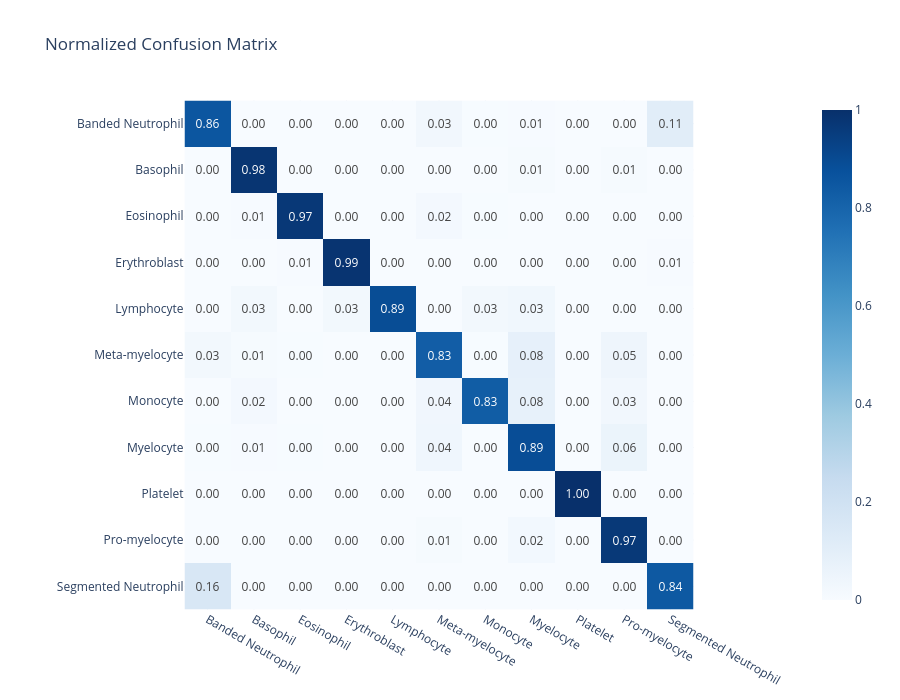

Notebook source saved alongside this figure:
### Markdown cell above
<style>
/* ===== PROJECT GLOBAL STYLE ===== */
.eda-intro {
    direction: rtl;
    text-align: right;
    font-family: 'Arial', sans-serif;
    margin: 30px auto;
    max-width: 1400px;
}

.eda-container {
    background: #E3F2FD;
    border-radius: 10px;
    padding: 22px;
    margin-bottom: 18px;
    border: 1.5px solid #90CAF9;
}

.eda-title {
    color: #1565C0;
    border-right: 4px solid #42A5F5;
    padding-right: 14px;
    margin-bottom: 18px;
    font-size: 1.55em;
    font-weight: bold;
}

.eda-text-box {
    background: #F1F8FF;
    padding: 14px 16px;
    margin: 12px 0;
    border-radius: 8px;
    border-right: 3px solid #64B5F6;
    color: #0D47A1;
    line-height: 1.9;
    font-size: 0.98em;
}

.eda-highlight {
    color: #1565C0;
    font-weight: bold;
}

.eda-note {
    color: #0D47A1;
    font-weight: bold;
    margin-top: 20px;
    padding: 12px;
    background-color: #E3F2FD;
    border: 1.5px dashed #64B5F6;
    border-radius: 8px;
    text-align: center;
    font-size: 0.95em;
}
</style>

<div class="eda-intro">

<div class="eda-container">
    <div class="eda-title">📊 تقييم النموذج باستخدام مصفوفة الالتباس</div>
    <div class="eda-text-box">
        في هذه الخلية يتم تحميل
        <span class="eda-highlight">أفضل نسخة من النموذج</span>
        التي تم حفظها أثناء التدريب، ثم استخدامها لإجراء
        التنبؤات على مجموعة بيانات الاختبار.
    </div>
    <div class="eda-text-box">
        يتم استخراج القيم الحقيقية والمتوقعة للفئات،
        ومن ثم حساب
        <span class="eda-highlight">مصفوفة الالتباس</span>
        ونسختها المطبّعة، مما يساعد على تحليل أداء
        النموذج لكل فئة بشكل مستقل.
    </div>
    <div class="eda-text-box">
        أخيرًا يتم عرض مصفوفة الالتباس المطبّعة باستخدام
        <span class="eda-highlight">Plotly</span>،
        لتوفير تمثيل بصري واضح يسهّل تفسير
        الأخطاء ونقاط القوة في النموذج.
    </div>

</div>

<div class="eda-note">
    ℹ️ تساعد مصفوفة الالتباس في فهم سلوك النموذج وتحديد الفئات التي تحتاج إلى تحسين.
</div>

</div>

### Code cell
model = tf.keras.models.load_model(MODEL_PATH)

y_true = []
y_pred = []

for x,y in test_ds:
    preds = model.predict(x)
    y_true.extend(tf.argmax(y, axis=1).numpy())
    y_pred.extend(tf.argmax(preds, axis=1).numpy())

cm = confusion_matrix(y_true, y_pred)
cm_norm = cm / cm.sum(axis=1, keepdims=True)

fig = px.imshow(
    cm_norm,
    x=class_names,
    y=class_names,
    text_auto=".2f",
    color_continuous_scale="Blues",
    title="Normalized Confusion Matrix"
)
fig.update_layout(template="plotly_white", height=700)
fig.show()

### Figure 1 — Plotly figure (JSON) as saved in the notebook; plotly's stock layout.template omitted (floating-point values rounded to 4 significant figures)
{"data": [{"coloraxis": "coloraxis", "hovertemplate": "x: %{x}<br>y: %{y}<br>color: %{z}<extra></extra>", "name": "0", "texttemplate": "%{z:.2f}", "type": "heatmap", "x": ["Banded Neutrophil", "Basophil", "Eosinophil", "Erythroblast", "Lymphocyte", "Meta-myelocyte", "Monocyte", "Myelocyte", "Platelet", "Pro-myelocyte", "Segmented Neutrophil"], "xaxis": "x", "y": ["Banded Neutrophil", "Basophil", "Eosinophil", "Erythroblast", "Lymphocyte", "Meta-myelocyte", "Monocyte", "Myelocyte", "Platelet", "Pro-myelocyte", "Segmented Neutrophil"], "yaxis": "y", "z": [[0.8564, 0.0, 0.0, 0.0, 0.0, 0.02762, 0.002762, 0.005525, 0.0, 0.0, 0.1077], [0.0, 0.9821, 0.0, 0.0, 0.0, 0.0, 0.0, 0.008929, 0.0, 0.008929, 0.0], [0.0, 0.006826, 0.9693, 0.0, 0.0, 0.02048, 0.003413, 0.0, 0.0, 0.0, 0.0], [0.0, 0.0, 0.007407, 0.9852, 0.0, 0.0, 0.0, 0.0, 0.0, 0.0, 0.007407], [0.0, 0.025, 0.0, 0.025, 0.8917, 0.0, 0.025, 0.03333, 0.0, 0.0, 0.0], [0.02667, 0.01, 0.003333, 0.0, 0.0, 0.8267, 0.003333, 0.08333, 0.0, 0.04667, 0.0], [0.0, 0.02222, 0.0, 0.0, 0.0, 0.03704, 0.8296, 0.08148, 0.0, 0.02963, 0.0], [0.003195, 0.00639, 0.003195, 0.0, 0.0, 0.03834, 0.0, 0.8914, 0.0, 0.05751, 0.0], [0.0, 0.0, 0.0, 0.0, 0.0, 0.0, 0.0, 0.0, 1.0, 0.0, 0.0], [0.0, 0.0, 0.0, 0.0, 0.0, 0.009967, 0.0, 0.02326, 0.0, 0.9668, 0.0], [0.1575, 0.0, 0.0, 0.0, 0.0, 0.0, 0.0, 0.0, 0.0, 0.0, 0.8425]]}], "layout": {"coloraxis": {"colorscale": [[0, "rgb(247,251,255)"], [0.125, "rgb(222,235,247)"], [0.25, "rgb(198,219,239)"], [0.375, "rgb(158,202,225)"], [0.5, "rgb(107,174,214)"], [0.625, "rgb(66,146,198)"], [0.75, "rgb(33,113,181)"], [0.875, "rgb(8,81,156)"], [1, "rgb(8,48,107)"]]}, "height": 700, "title": {"text": "Normalized Confusion Matrix"}, "xaxis": {"anchor": "y", "constrain": "domain", "domain": [0, 1], "scaleanchor": "y"}, "yaxis": {"anchor": "x", "autorange": "reversed", "constrain": "domain", "domain": [0, 1]}}}
